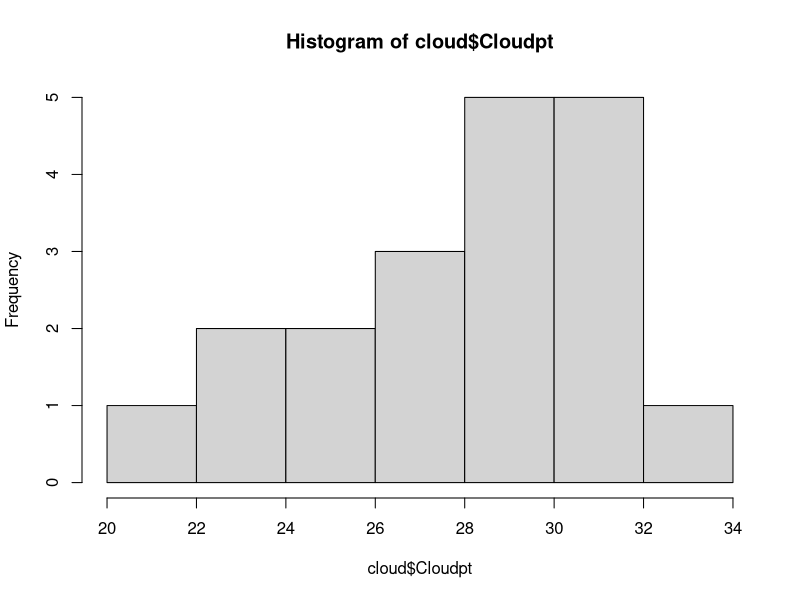
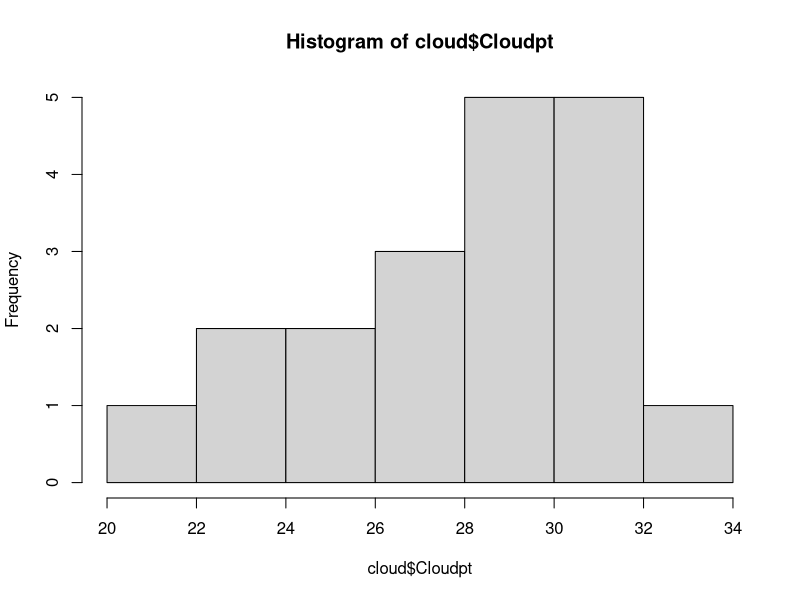
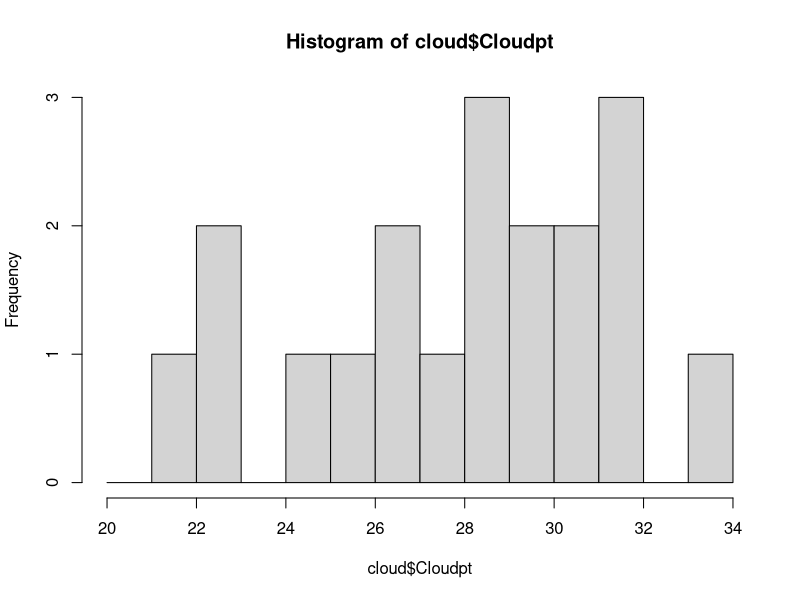
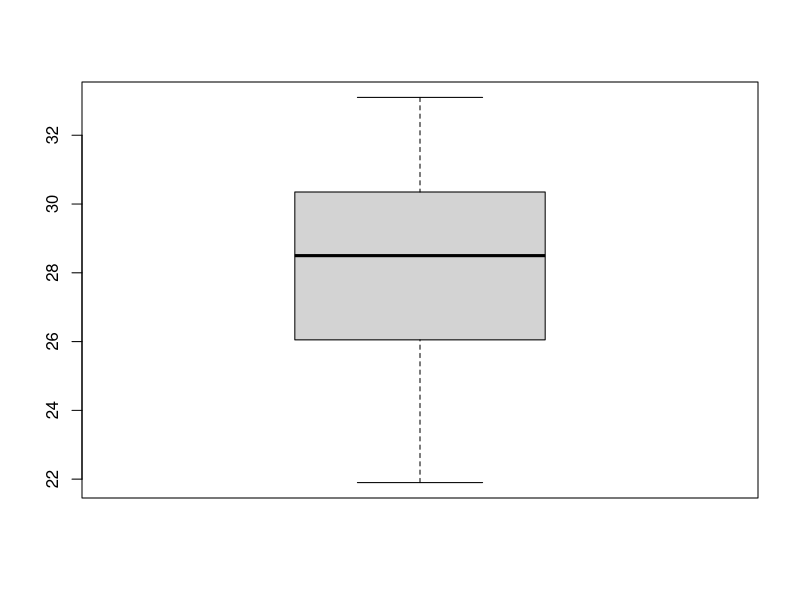

R code for these plots, in order:
#### Archivo cloud.txt ####
#primero elarchivo debe sr txt
#2 buscamos si tiene cabeceras o no

setwd("D:/Disco_LorenaD_2020/003_Cursos/017_CursoR_Uni/Clase24052020/Clase02_R4DS")
dir()
cloud <- read.table(file="cloud.txt",header = TRUE)

colnames(cloud)
str(cloud)
class(cloud)
cloud$Ispc
cloud$Cloudpt

#### Histograma ####
help(hist)
#fue calculada en funcion de R surges
hist(cloud$Cloudpt)
h_cloudpt <- hist(cloud$Cloudpt) 

#mids puntos medios de los intervalos de clase
#breaks me permite accedereje X

h_cloudpt$breaks
h_cloudpt$counts

range(cloud$Cloudpt)
#quiero una secuencia de puntos que va desde 20 a 34 con
#saltos de uno en uno

b1 <- 20:34
b2<-seq(20,34,1)

hist(cloud$Cloudpt,breaks = b1)

#### Boxplot ####
help("boxplot")
boxplot(cloud$Cloudpt)














